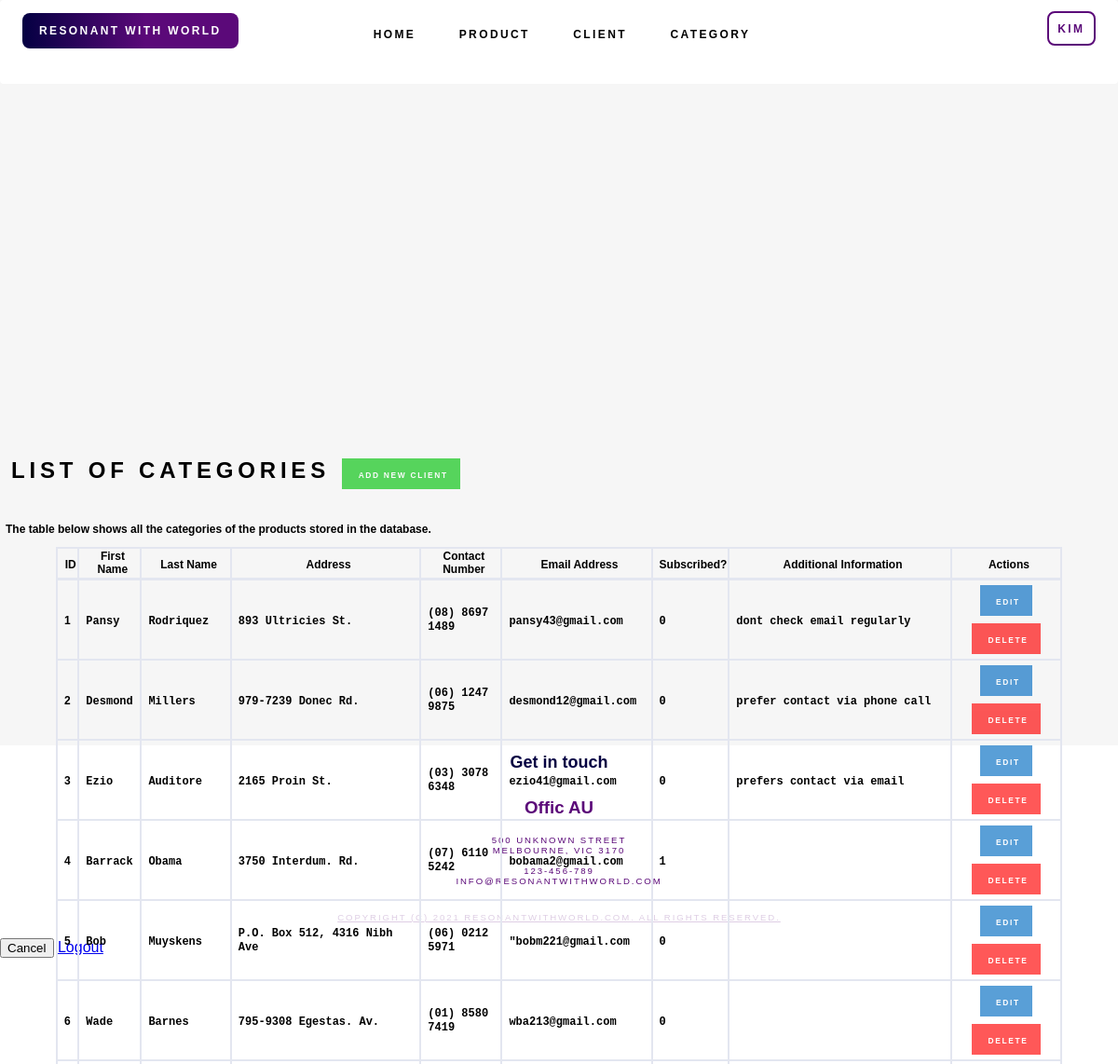
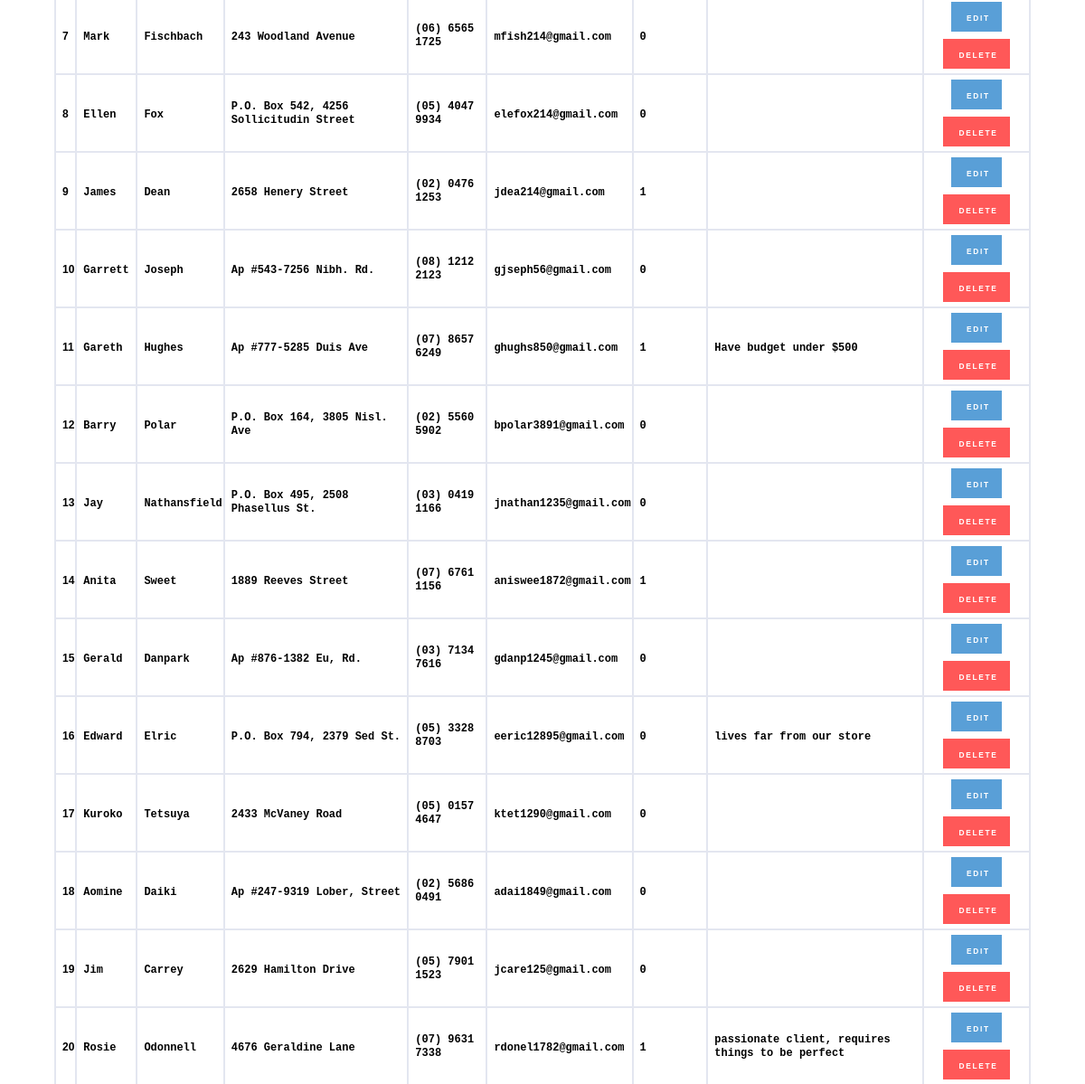
The page /client.php (signed in) on the database its author committed (2 pictures, top to bottom).
### tables this page shows
CREATE TABLE `users` (
  `id` int(11) NOT NULL,
  `username` varchar(64) NOT NULL,
  `password` varchar(64) NOT NULL,
  `email` varchar(255) NOT NULL 
);

CREATE TABLE `client` (
  `client_id` int(11) NOT NULL,
  `client_fname` varchar(255) NOT NULL,
  `client_lname` varchar(255) NOT NULL,
  `client_address` varchar(255) NOT NULL,
  `client_phone` varchar(16) NOT NULL,
  `client_email` varchar(255) NOT NULL,
  `client_subscribed` tinyint(1) NOT NULL,
  `client_other_information` text DEFAULT NULL
);

### connection.php (called while the page is built)
<?php session_start();
$db_host = "localhost";
$db_username = "fit2104";
$db_passwd = "fit2104";
$db_name = "fit2104_assignment2";
$dsn = "mysql:host=$db_host;dbname=$db_name";
$dbh = new PDO($dsn,$db_username,$db_passwd);
$PAGE_ALLOWGUEST = isset($PAGE_ALLOWGUEST) ? $PAGE_ALLOWGUEST : false;
if (!isset($PAGE_ID) || $PAGE_ID !== 'login') {
    if (!isset($_SESSION['user_id'])) {
        $_SESSION['referer'] = $_SERVER['PHP_SELF'];
        if (!$PAGE_ALLOWGUEST) {
            header("Location: login.php");
            exit();
        }
    } else {
        $user_stmt = $dbh->prepare("SELECT * FROM `users` WHERE `id` = ?");
        if ($user_stmt->execute([$_SESSION['user_id']]) && $user_stmt->rowCount() == 1) {
            $user = $user_stmt->fetchObject();
            $PAGE_USERNAME = $user->username;
        } else {
            session_destroy();
            header("Location: login.php?action=error&message=" . urlencode('It seems your account is being invalidated. Please contact administrator for more information.'));
            exit();
        }
    }
}

### client.php (the view, shortened to what this page needs)
<?php
$PAGE_ID = "client";
require('TopMenu.php'); ?>
<section id="one">
    <div id = page-body>
            <h2 class = 'title-text'>List of Categories
                <a href="client_add.php" class = 'add-button'>
                <span class="button-text text-align-right">Add New Client</span>
                </a>
            </h2><br>
            <p class = 'text'>The table below shows all the categories of the products stored in the database.</p>
        <?php $clients = $dbh->prepare("SELECT * FROM `client`");
                    if ($clients->execute() && $clients->rowCount() > 0): ?>
                        <table class = 'center table-bordered' width="90%" cellspacing="0">
                            <thead>
                            <tr>
                                <th><span class = 'text'>ID</span></th>
                                <th><span class = 'text'>First Name</span></th>
                                <th><span class = 'text'>Last Name</span></th>
                                <th><span class = 'text'>Address</span></th>
                                <th><span class = 'text'>Contact Number</span></th>
                                <th><span class = 'text'>Email Address</span></th>
                                <th><span class = 'text'>Subscribed?</span></th>
                                <th><span class = 'text'>Additional Information</span></th>
                                <th><span class = 'text'>Actions</span></th>
                            </tr>
                            </thead>
                            <tbody>
                            <?php while ($client = $clients->fetchObject()): ?>
                                <tr>
                                    <td><span class = 'text'><?= $client->client_id ?></span></td>
                                    <td><span class = 'text'><code><?= $client->client_fname ?></code></span></td>
                                    <td><span class = 'text'><code><?= $client->client_lname ?></code></span></td>
                                    <td><span class = 'text'><code><?= $client->client_address ?></code></span></td>
                                    <td><span class = 'text'><code><?= $client->client_phone ?></code></span></td>
                                    <td><span class = 'text'><code><?= $client->client_email ?></code></span></td>
                                    <td><span class = 'text'><code><?= $client->client_subscribed ?></code></span></td>
                                    <td><span class = 'text'><code><?= $client->client_other_information ?></code></span></td>
                                    <td align = 'center'>
                                            <a class="edit-button" href="client_edit.php?id=<?= $client->client_id ?>" ><span class = 'button-text'>Edit</span></a>
                                            <button type="submit" class = 'delete-button' name="client_id" value="<?= $client->client_id ?>"><span class = 'button-text'>Delete</span></button>
                                    </td>
                                </tr>
                            <?php endwhile; ?>
                            </tbody>
                        </table>
                    <?php else: ?>
                        <p class="mb-4">There are no other client information in the database. </p>
                    <?php endif; ?>
    </div>
</section>
    <?php require('Footer.php'); ?>

### TopMenu.php (shortened to what this page needs)
<?php
require('connection.php');
?>
<!DOCTYPE html>
<html lang="en">
<head>
    <link rel="stylesheet" href= "./css/style.css" />
</head>
<body>
    <section id="header-wrapper">
        <div id="header" class="container">
            <div id="menu">
                <li class="logo"><a href="index.php">Resonant with world</a></li>
                <ul>
                    <li <?= ($PAGE_ID == 'home') ? ' active' : '' ?>"><a href="index.php" >Home</a></li>
                    <li <?= ($PAGE_ID == 'products') ? ' active' : '' ?>"><a href="products.php" >Product</a></li>
                    <li <?= ($PAGE_ID == 'clients' ) ? ' active' : '' ?>"><a href="client.php" >Client</a></li>
                    <li <?= ($PAGE_ID == 'category' ) ? ' active' : '' ?>"><a href="category.php" >Category</a></li>
                </ul>
                <?php if (empty($PAGE_USERNAME)): ?>
                        <li class="nav-item">
                            <a class="nav-link" href="login.php">
                                Login
                            </a>
                        </li>
                    <?php else: ?>
                        <li class="nav-item">
                            <a class="nav-link" href="#" data-toggle="modal" data-target="#logoutModal">
                               <?= $PAGE_USERNAME ?>
                            </a>
                        </li>
                    <?php endif; ?>
            </div>
    </section>

### Footer.php (shortened to what this page needs)
    <footer id="copyright">
        <div class="title">
            <h2>Get in touch</h2></div>
            <div class ="box1">
                <h3>Offic AU</h3>
                <p>500 Unknown Street<br/>
                Melbourne, VIC 3170<br/><br/>
                123-456-789<br/>
                info@resonantwithworld.com</p>
            </div>
        <p id="disclaimer">Copyright (c) 2021 Resonantwithworld.com. All rights reserved.</p>
    </footer>
    <div class="modal-footer">
                <button class="btn btn-secondary" type="button" data-dismiss="modal">Cancel</button>
                <a class="btn btn-primary" href="logout.php">Logout</a>
            </div>
</body>
</html>

### css/style.css (style rules this page uses)
html, body { height: 100%; }
body { margin: 0px; padding: 0px; font-family: 'Rubik', sans-serif; font-weight: 400; color: #000000; }
ul { margin-top: 0; padding: 0; list-style: none; }
#menu { position: fixed; left: 0; right: 0; background: white; border-radius: 4px; z-index: 3; }
#menu ul { text-align: center; }
#menu li { display: inline-block; }
#menu li a { display: inline-block; margin-left: 0.50em; padding: 1em 1.5em; letter-spacing: 0.20em; text-decoration: none; font-size: 1vw; font-weight: 600; text-transform: uppercase; outline: 0; color: black; }
#menu .logo a { background: rgb(4,0,66); background: linear-gradient(90deg, rgba(4,0,66,1) 0%, rgba(91,9,121,1) 57%); border-radius: 8px; color: #FFF; position: absolute; margin-left: 2em; }
#one { height: 100vh; width: 100%; background: rgb(246, 246, 246); }
#menu .nav-item a { border:2px solid rgba(91,9,121,1); color: rgba(91,9,121,1); border-radius: 8px; position: absolute; right: 2em; top: 1em; padding: 0.8vw; }
.table-bordered { border: 1px solid #e3e6f0; }
.table-bordered th, .table-bordered td { border: 1px solid #e3e6f0; }
.table-bordered thead th, .table-bordered thead td { border-bottom-width: 2px; }
.text-align-right { text-align: right; }
.button-text { font-family: 'Rubik', sans-serif; display: inline-block; margin-left: 0.50em; letter-spacing: 0.20em; text-decoration: none; font-size: 0.7vw; font-weight: 600; text-transform: uppercase; outline: 0; color: white; }
.title-text { font-family: 'Rubik', sans-serif; display: inline-block; margin-left: 0.50em; letter-spacing: 0.20em; text-decoration: none; font-size: 24px; font-weight: 600; text-transform: uppercase; outline: 0; color: rgb(0, 0, 0); }
.text { font-family: 'Rubik', sans-serif; margin-left: 0.50em; display: inline-block; text-decoration: none; font-size: 1vw; font-weight: 600; outline: 0; color: rgb(0, 0, 0); }
#page-body { position: absolute; top: 20%; left: 0; right: 0; font-family: 'Rubik', sans-serif; }
#copyright { padding: 0.5em 0em; text-align: center; color:rgba(91,9,121,1) ; background: white; }
#copyright p { letter-spacing: 0.20em; text-align: center; text-transform: uppercase; font-size: 0.8vw; }
.box1 { padding: 0.5em 0em; }
.delete-button { background-color: #ff0000; border: none; color: white; padding: 9px 13px; text-align: center; font-size: 13px; margin: 4px 2px; opacity: 0.65; transition: 0.3s; display: inline-block; text-decoration: none; cursor: pointer; }
.add-button { background-color: #02c20b; border: none; color: white; padding: 9px 13px; text-align: center; font-size: 13px; margin: 4px 2px; opacity: 0.65; transition: 0.3s; display: inline-block; text-decoration: none; cursor: pointer; }
.edit-button { background-color: #026cc2; border: none; color: white; padding: 9px 13px; text-align: center; font-size: 13px; margin: 4px 2px; opacity: 0.65; transition: 0.3s; display: inline-block; text-decoration: none; cursor: pointer; }
.center { margin-left: auto; margin-right: auto; }
#copyright h2 { margin: 0; color: rgba(4,0,66,1); font-size: 1.5vw; }
#disclaimer { text-decoration: underline; color:rgba(91,9,121,0.2) ; }

### rows shown on the page
users: username "KIM"
client: client_id "1", client_fname "Pansy", client_lname "Rodriquez", client_address "893 Ultricies St.", client_phone "(08) 8697 1489", client_email "pansy43@gmail.com", client_subscribed "0", client_other_information "dont check email regularly"
client: client_id "2", client_fname "Desmond", client_lname "Millers", client_address "979-7239 Donec Rd.", client_phone "(06) 1247 9875", client_email "desmond12@gmail.com", client_subscribed "0", client_other_information "prefer contact via phone call"
client: client_id "3", client_fname "Ezio", client_lname "Auditore", client_address "2165 Proin St.", client_phone "(03) 3078 6348", client_email "ezio41@gmail.com", client_subscribed "0", client_other_information "prefers contact via email"
client: client_id "4", client_fname "Barrack", client_lname "Obama", client_address "3750 Interdum. Rd.", client_phone "(07) 6110 5242", client_email "bobama2@gmail.com", client_subscribed "1"
client: client_id "5", client_fname "Bob", client_lname "Muyskens", client_address "P.O. Box 512, 4316 Nibh Ave", client_phone "(06) 0212 5971", client_email "\"bobm221@gmail.com", client_subscribed "0"
client: client_id "6", client_fname "Wade", client_lname "Barnes", client_address "795-9308 Egestas. Av.", client_phone "(01) 8580 7419", client_email "wba213@gmail.com", client_subscribed "0"
client: client_id "7", client_fname "Mark", client_lname "Fischbach", client_address "243 Woodland Avenue", client_phone "(06) 6565 1725", client_email "mfish214@gmail.com", client_subscribed "0"
client: client_id "8", client_fname "Ellen", client_lname "Fox", client_address "P.O. Box 542, 4256 Sollicitudin Street", client_phone "(05) 4047 9934", client_email "elefox214@gmail.com", client_subscribed "0"
client: client_id "9", client_fname "James", client_lname "Dean", client_address "2658 Henery Street", client_phone "(02) 0476 1253", client_email "jdea214@gmail.com", client_subscribed "1"
client: client_id "10", client_fname "Garrett", client_lname "Joseph", client_address "Ap #543-7256 Nibh. Rd.", client_phone "(08) 1212 2123", client_email "gjseph56@gmail.com", client_subscribed "0"
client: client_id "11", client_fname "Gareth", client_lname "Hughes", client_address "Ap #777-5285 Duis Ave", client_phone "(07) 8657 6249", client_email "ghughs850@gmail.com", client_subscribed "1", client_other_information "Have budget under $500"
client: client_id "12", client_fname "Barry", client_lname "Polar", client_address "P.O. Box 164, 3805 Nisl. Ave", client_phone "(02) 5560 5902", client_email "bpolar3891@gmail.com", client_subscribed "0"
client: client_id "13", client_fname "Jay", client_lname "Nathansfield", client_address "P.O. Box 495, 2508 Phasellus St.", client_phone "(03) 0419 1166", client_email "jnathan1235@gmail.com", client_subscribed "0"
client: client_id "14", client_fname "Anita", client_lname "Sweet", client_address "1889 Reeves Street", client_phone "(07) 6761 1156", client_email "aniswee1872@gmail.com", client_subscribed "1"
client: client_id "15", client_fname "Gerald", client_lname "Danpark", client_address "Ap #876-1382 Eu, Rd.", client_phone "(03) 7134 7616", client_email "gdanp1245@gmail.com", client_subscribed "0"
client: client_id "16", client_fname "Edward", client_lname "Elric", client_address "P.O. Box 794, 2379 Sed St.", client_phone "(05) 3328 8703", client_email "eeric12895@gmail.com", client_subscribed "0", client_other_information "lives far from our store"
client: client_id "17", client_fname "Kuroko", client_lname "Tetsuya", client_address "2433 McVaney Road", client_phone "(05) 0157 4647", client_email "ktet1290@gmail.com", client_subscribed "0"
client: client_id "18", client_fname "Aomine", client_lname "Daiki", client_address "Ap #247-9319 Lober, Street", client_phone "(02) 5686 0491", client_email "adai1849@gmail.com", client_subscribed "0"
client: client_id "19", client_fname "Jim", client_lname "Carrey", client_address "2629 Hamilton Drive", client_phone "(05) 7901 1523", client_email "jcare125@gmail.com", client_subscribed "0"
client: client_id "20", client_fname "Rosie", client_lname "Odonnell", client_address "4676 Geraldine Lane", client_phone "(07) 9631 7338", client_email "rdonel1782@gmail.com", client_subscribed "1", client_other_information "passionate client, requires things to be perfect"
